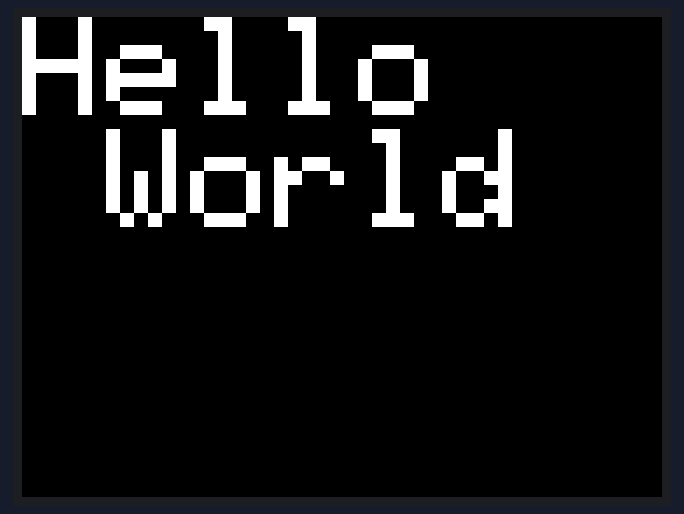
Recording of a sketch running on a simulated ESP32. Parts: 320×240 colour display.

Above: at 0.2 s.

The sketch:

M2Core2_HelloWorld.ino
```cpp
#include <M5Core2.h>

void setup() {
  M5.begin(true, true, true, true);
  M5.Lcd.setTextSize(8);
  M5.Lcd.print("Hello\n World");
}

void loop() {

}
```
